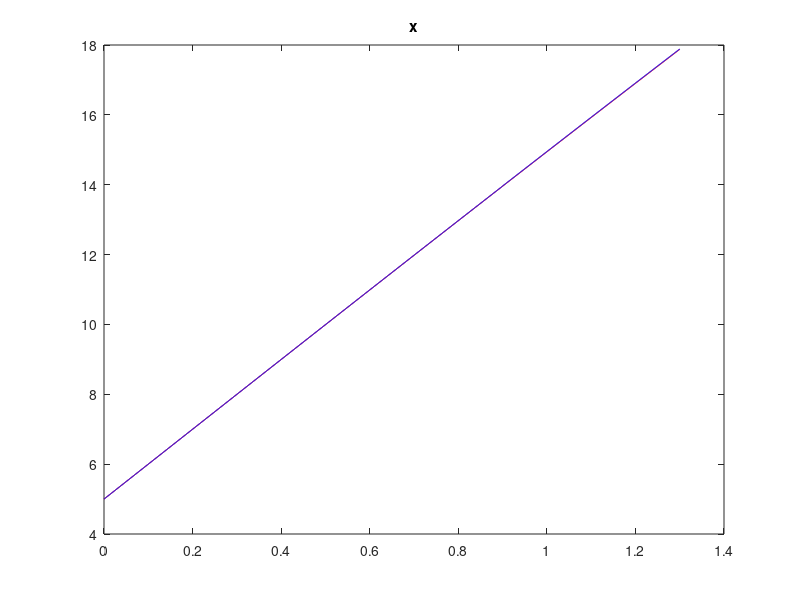
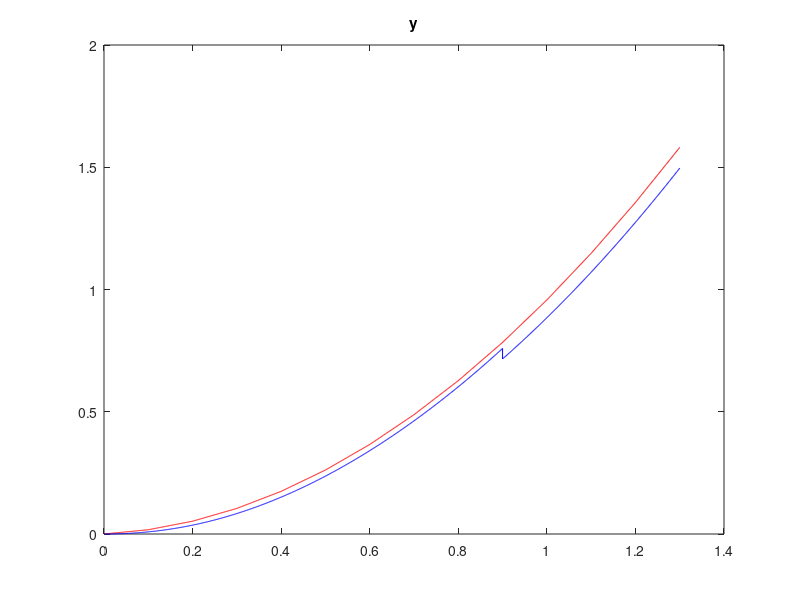
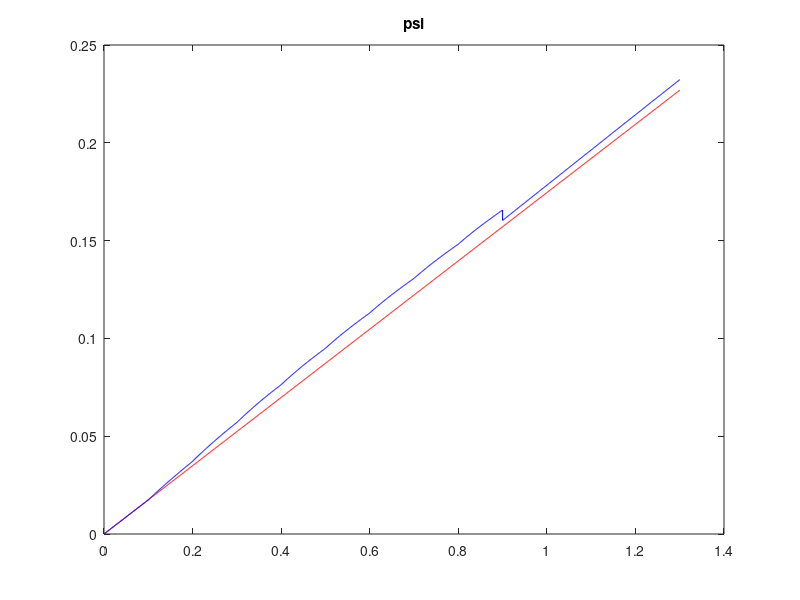
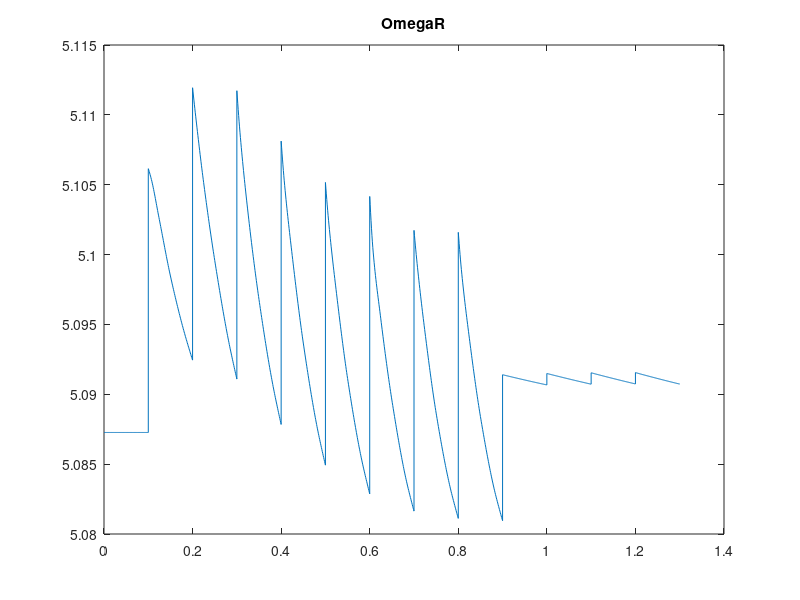

MATLAB code to generate these figures, in order:
data = load('testing');

time = [data.tout];
y    = [data.yout];
u    = [data.uout];
yref = [data.yrefout];

dt   = 1;

figure
plot(time,yref(1,:),'r')
hold on
plot(time,y(1,:),'b')
title('x')

figure
plot(time,yref(2,:),'r')
hold on
plot(time,y(2,:),'b')
title('y')

figure
plot(time,yref(3,:),'r')
hold on
plot(time,y(3,:),'b')
title('psi')

figure
% plot(time(1,1:dt:end),round(u(1,1:dt:end)*10)/10)
plot(time(1,1:dt:end),u(1,:))
title('OmegaR')

figure
plot(time(1,1:dt:end),u(2,:))
title('OmegaL')

figure
plot(yref(1,:),yref(2,:),'r')
hold on
plot(y(1,:),y(2,:),'b')
title('Trajectory')

